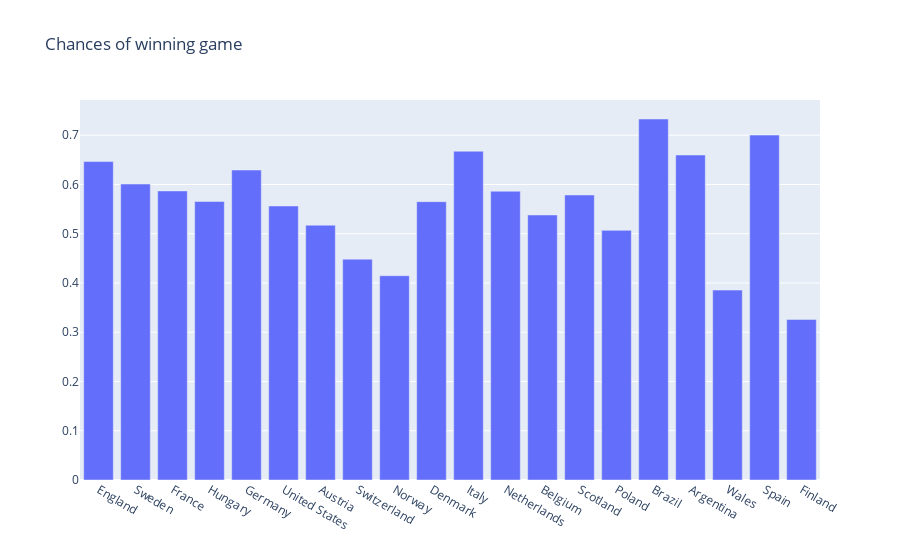

Source (notebook cell):
### Markdown cell above
### Conclusion 1:

From the above graphs we can conclude.
1. England 
2. Sweden
3. France 
4. Hungary
5. Germany 
6. United States 
7. Austria
8. Switzerland
9. Norway
10. Denmark

are top 10 most well played teams so far. 

### Total Games played and win ctriterion (Probablity of win)

Lets see %ge of win and teams who is really performing good

### Code cell
# result_df.loc[result_df['neutral'] == False, 'home_team'].sort_values( ascending = True)


fig = go.Figure(data=[
    go.Bar(name='games', x=new_df.index, y=new_df['win']/new_df['games'] )])

# Change the bar mode
fig.update_layout(title = 'Chances of winning game')

fig.show()

new_df['win']/new_df['games']

### Figure 1 — Plotly figure (JSON) as saved in the notebook; plotly's stock layout.template omitted (floating-point values rounded to 4 significant figures)
{"data": [{"name": "games", "type": "bar", "x": ["England", "Sweden", "France", "Hungary", "Germany", "United States", "Austria", "Switzerland", "Norway", "Denmark", "Italy", "Netherlands", "Belgium", "Scotland", "Poland", "Brazil", "Argentina", "Wales", "Spain", "Finland"], "y": [0.6466, 0.6009, 0.5869, 0.5655, 0.6294, 0.5564, 0.5173, 0.4484, 0.4148, 0.5651, 0.6675, 0.5864, 0.5381, 0.5787, 0.5068, 0.733, 0.6598, 0.3856, 0.7003, 0.3259]}], "layout": {"title": {"text": "Chances of winning game"}}}
